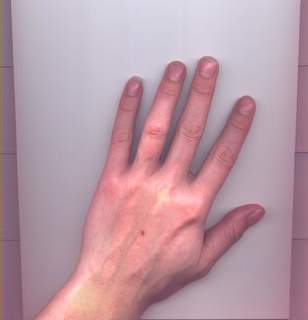
#> input picture hand image.jpg, 308 x 320 px, given in place of the camera
$ jupyter execute 'hand gesture working.ipynb'   (text cells are left out)
#> lines starting #> are read from the running program, lines starting #| are printed output that depends on the picture; after the words box and inside, x2 and y2 are one past the last pixel; in counts of white or black regions, pixels touching at a corner belong together
[cell 1]
#import libraries
import cv2
import numpy as np
import math

[cell 2]
#Open camera

cap = cv2.VideoCapture(0)
while(cap.isOpened()):
    # read image
    ret, img = cap.read()
#> img is the input picture: shape (320, 308, 3); mean B, G, R 164.2, 152.7, 185.4

    # get hand data from the rectangle sub window on the screen
    cv2.rectangle(img, (300,300), (100,100), (0,255,0),0)
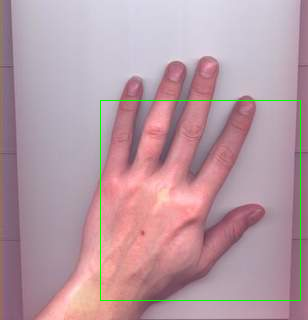
#> img: shape (320, 308, 3); 0.81% of pixels changed, all inside (x1, y1, x2, y2) = (100, 100, 301, 301)
    crop_img = img[100:300, 100:300]

    # convert to grayscale
    grey = cv2.cvtColor(crop_img, cv2.COLOR_BGR2GRAY)
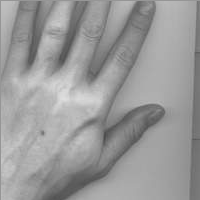
#> grey: shape (200, 200); min 76, max 223, mean 154

    # applying gaussian blur
    value = (35, 35)
    blurred = cv2.GaussianBlur(grey, value, 0)
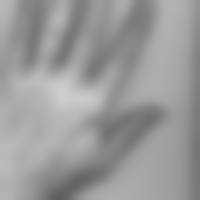
#> blurred: shape (200, 200); min 94, max 206, mean 154.1

    # thresholdin: Otsu's Binarization method
    _, thresh1 = cv2.threshold(blurred, 127, 255,
                               cv2.THRESH_BINARY_INV+cv2.THRESH_OTSU)
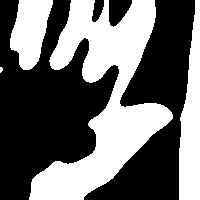
#> thresh1: shape (200, 200); 42.2% white; 4 white regions (1 under 20 px)

    # show thresholded image
    cv2.imshow('Thresholded', thresh1)

    # check OpenCV version to avoid unpacking error
    (version, _, _) = cv2.__version__.split('.')

    #Find contours

    contours,hierarchy=cv2.findContours(thresh1,cv2.RETR_TREE,cv2.CHAIN_APPROX_SIMPLE)
#> contours = 4 contours, 1 with area under 20; largest, box (x1, y1, x2, y2) and area: (29, 0, 173, 200) 11514, (179, 0, 200, 200) 2713, (10, 0, 53, 70) 1916
    # find contour with max area
    cnt = max(contours, key = lambda x: cv2.contourArea(x))
#> cnt = contour of 391 points, box (x1, y1, x2, y2) (29, 0, 173, 200), area 11514

    # create bounding rectangle around the contour (can skip below two lines)
    x, y, w, h = cv2.boundingRect(cnt)
#> x = 29; y = 0; w = 144; h = 200
    cv2.rectangle(crop_img, (x, y), (x+w, y+h), (0, 0, 255), 0)
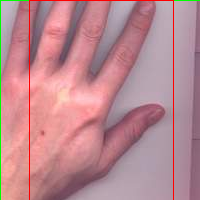
#> crop_img: shape (200, 200, 3); mean B, G, R 144.6, 136.9, 187.6

    # finding convex hull
    hull = cv2.convexHull(cnt)
#> hull = contour of 12 points, box (x1, y1, x2, y2) (29, 0, 173, 200), area 20854

    # drawing contours
    drawing = np.zeros(crop_img.shape,np.uint8)
    cv2.drawContours(drawing, [cnt], 0, (0, 255, 0), 0)
    cv2.drawContours(drawing, [hull], 0,(0, 0, 255), 0)
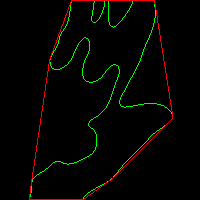
#> drawing: shape (200, 200, 3); mean of channels 0, 1, 2 0, 4.3, 3.5; drawn as B, G, R

    # finding convex hull
    hull = cv2.convexHull(cnt, returnPoints=False)
#> hull = [345, 251, 250, 233, 231, 212, 211, 210, 206, 38, 36, 0]

    # finding convexity defects
    defects = cv2.convexityDefects(cnt, hull)
#> defects = [[345, 0, 362, 6912], [0, 36, 9, 1075], [36, 38, 37, 162], [38, 206, 119, 18214], [206, 210, 207, 338], [212, 231, 214, 706], [231, 233, 232, 154], [233, 250, 241, 724], [251, 345, 274, 12963]]
    count_defects = 0
    cv2.drawContours(thresh1, contours, -1, (0, 255, 0), 3)
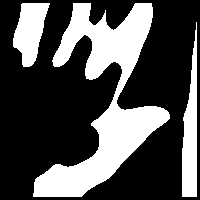
#> thresh1: shape (200, 200); 31.7% white; 3 white regions, box (x1, y1, x2, y2) and area: (33, 3, 170, 197) 9500, (182, 22, 197, 197) 1695, (13, 3, 50, 67) 1482

    # applying Cosine Rule to find angle for all defects (between fingers)
    # with angle > 90 degrees and ignore defects
    for i in range(defects.shape[0]):
        s,e,f,d = defects[i,0]

        start = tuple(cnt[s][0])
        end = tuple(cnt[e][0])
        far = tuple(cnt[f][0])

        # find length of all sides of triangle
        a = math.sqrt((end[0] - start[0])**2 + (end[1] - start[1])**2)
        b = math.sqrt((far[0] - start[0])**2 + (far[1] - start[1])**2)
        c = math.sqrt((end[0] - far[0])**2 + (end[1] - far[1])**2)

        # apply cosine rule here
        angle = math.acos((b**2 + c**2 - a**2)/(2*b*c)) * 57

        # ignore angles > 90 and highlight rest with red dots
        if angle <= 90:
            count_defects += 1
            cv2.circle(crop_img, far, 1, [0,0,255], -1)
        #dist = cv2.pointPolygonTest(cnt,far,True)

        # draw a line from start to end i.e. the convex points (finger tips)
        # (can skip this part)
        cv2.line(crop_img,start, end, [0,255,0], 2)
#> this loop made 9 passes
#> (s, e, f, d, start, end, far, a) on passes 1 to 9: (345, 0, 362, 6912, (154, 0), (71, 0), (113, 27), 83), (0, 36, 9, 1075, (71, 0), (50, 57), (67, 23), 60.75), (36, 38, 37, 162, (50, 57), (49, 60), (50, 59), 3.16), (38, 206, 119, 18214, (49, 60), (31, 182), (119, 73), 123.3), (206, 210, 207, 338, (31, 182), (29, 197), (31, 192), 15.13), (212, 231, 214, 706, (83, 199), (108, 181), (88, 192), 30.81), (231, 233, 232, 154, (108, 181), (112, 178), (111, 178), 5), (233, 250, 241, 724, (112, 178), (172, 118), (148, 138), 84.85), (251, 345, 274, 12963, (172, 114), (154, 0), (119, 103), 115.4)
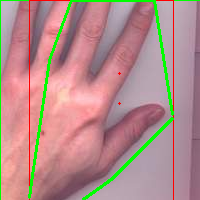
#> crop_img: shape (200, 200, 3); 3.82% of pixels changed, all inside (x1, y1, x2, y2) = (28, 0, 174, 200)
#> after the loop, count_defects = 2
        #cv2.circle(crop_img,far,5,[0,0,255],-1)

    # define actions required
    if count_defects == 1:
        cv2.putText(img, "ONE", (50, 50), cv2.FONT_HERSHEY_SIMPLEX, 2, 2)
    elif count_defects == 2:
        cv2.putText(img, "TWO", (5, 50), cv2.FONT_HERSHEY_SIMPLEX, 1, 2)
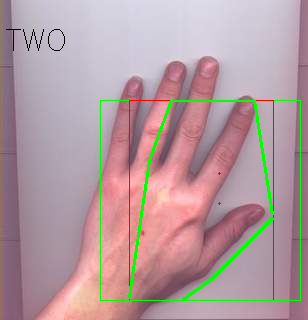
#> img: shape (320, 308, 3); 2.08% of pixels changed, all inside (x1, y1, x2, y2) = (6, 29, 274, 300)
    elif count_defects == 3:
        cv2.putText(img, "THREE", (50, 50), cv2.FONT_HERSHEY_SIMPLEX, 2, 2)
    elif count_defects == 4:
        cv2.putText(img, "FOUR", (50, 50), cv2.FONT_HERSHEY_SIMPLEX, 2, 2)
    else:
        cv2.putText(img,"NONE", (50, 50),\
                    cv2.FONT_HERSHEY_SIMPLEX, 2, 2)

    # show appropriate images in windows
    cv2.imshow('Basic Hand Gestures', img)
    all_img = np.hstack((drawing, crop_img))
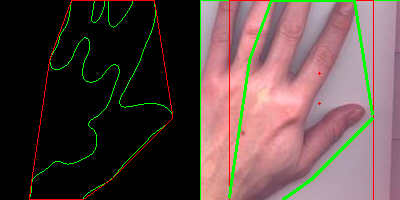
#> all_img: shape (200, 400, 3); mean of channels 0, 1, 2 69.5, 72.8, 91.7; drawn as B, G, R
    cv2.imshow('Contours', all_img)

    k = cv2.waitKey(10)
#> (key Esc is pressed here)
    if k == 27:
        break
